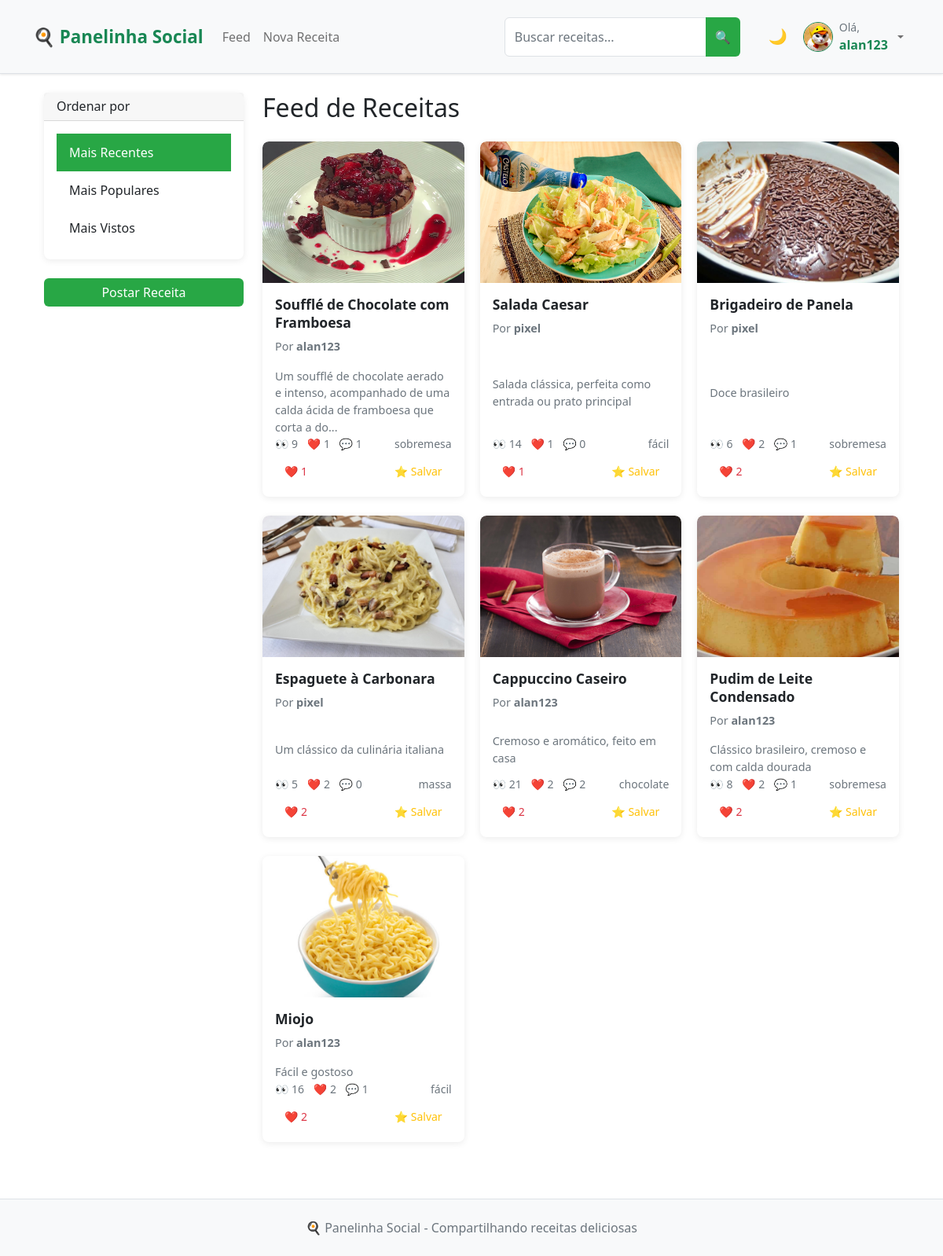
Before: /feed (signed in) with the older database file.
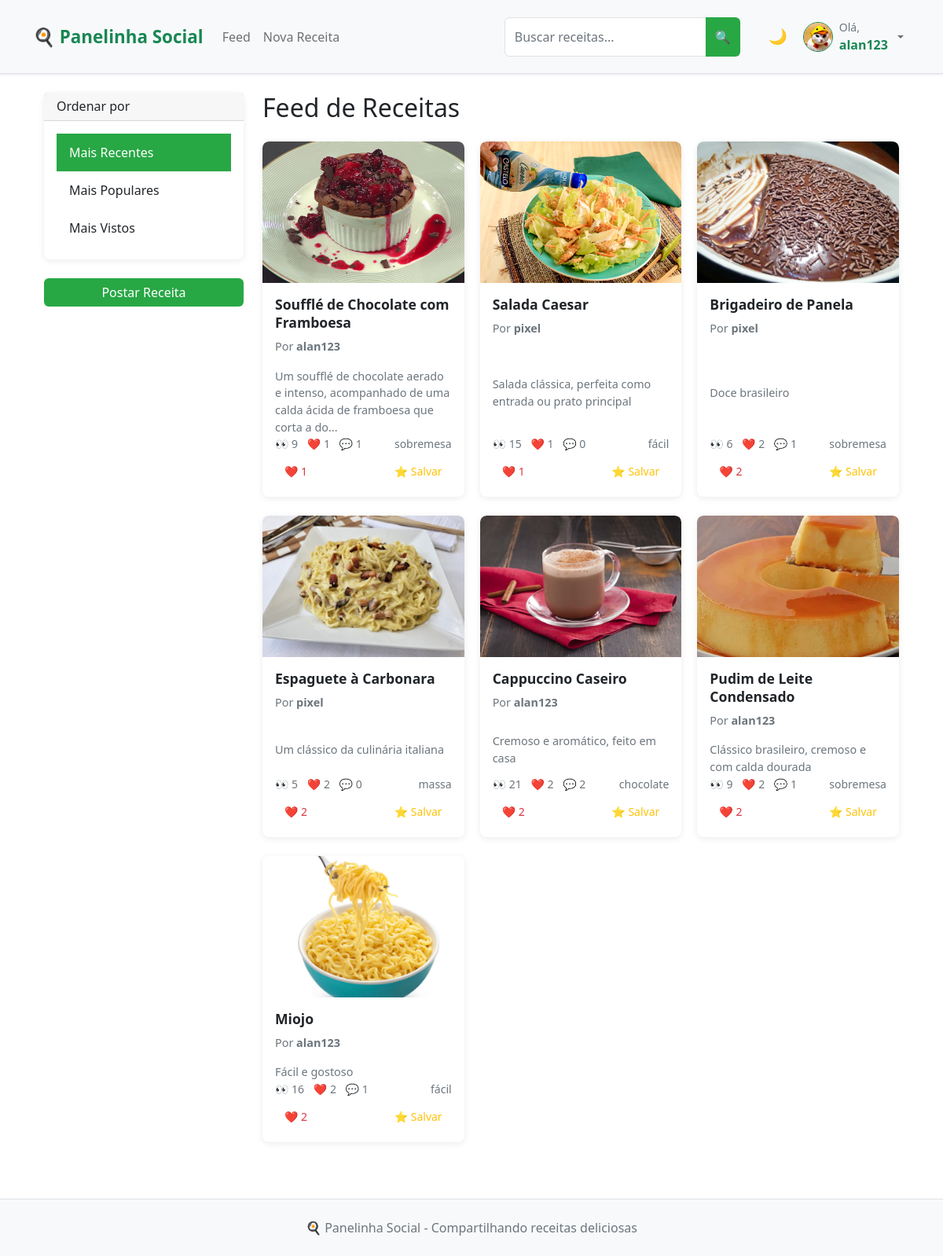
After: the same page with the newer database file.
### app.py (models this page shows, shortened)
class Recipe(db.Model):
    __tablename__ = 'recipe'
    id = db.Column(db.Integer, primary_key=True)
    title = db.Column(db.String(100), nullable=False, index=True)
    description = db.Column(db.Text)
    ingredients = db.Column(db.Text)
    steps = db.Column(db.Text)
    image = db.Column(db.String(200))
    categories = db.Column(db.String(200))
    difficulty = db.Column(db.String(20), nullable=False, default='Fácil', index=True)  # NOVO CAMPO
    is_draft = db.Column(db.Boolean, default=False, index=True)
    created_at = db.Column(db.DateTime, default=datetime.utcnow, index=True)
    updated_at = db.Column(db.DateTime, default=datetime.utcnow, onupdate=datetime.utcnow)
    views = db.Column(db.Integer, default=0, index=True)
    user_id = db.Column(db.Integer, db.ForeignKey('user.id'), nullable=False, index=True)
    likes = db.relationship('Like', backref='recipe', lazy='select')
    comments = db.relationship('Comment', backref='recipe', lazy='select')
    saved_by = db.relationship('SavedRecipe', backref='recipe', lazy='select')
    def like_count(self):
        if hasattr(self, '_like_count'):
            return self._like_count
        return len(self.likes)
    def comment_count(self):
        if hasattr(self, '_comment_count'):
            return self._comment_count
        return len(self.comments)

class User(UserMixin, db.Model):
    __tablename__ = 'user'
    id = db.Column(db.Integer, primary_key=True)
    username = db.Column(db.String(64), unique=True, nullable=False, index=True)
    email = db.Column(db.String(120), unique=True, nullable=False, index=True)
    password_hash = db.Column(db.String(128))
    bio = db.Column(db.Text)
    profile_picture = db.Column(db.String(200))
    created_at = db.Column(db.DateTime, default=datetime.utcnow)
    recipes = db.relationship('Recipe', backref='author', lazy='select')
    likes = db.relationship('Like', backref='user', lazy='select')
    comments = db.relationship('Comment', backref='user', lazy='select')
    saved_recipes = db.relationship('SavedRecipe', backref='user', lazy='select')

### app.py (the view)
@app.route('/feed')
@login_required
def feed():
    sort_by = request.args.get('sort', 'recent')
    recipes_query = Recipe.query.filter_by(is_draft=False)
    if sort_by == 'popular':
        recipes_query = recipes_query.outerjoin(Like).group_by(Recipe.id).order_by(func.count(Like.id).desc())
    elif sort_by == 'views':
        recipes_query = recipes_query.order_by(Recipe.views.desc())
    else:
        recipes_query = recipes_query.order_by(Recipe.created_at.desc())
    recipes = get_recipes_with_counts(recipes_query)
    return render_template('feed.html', title='Feed', recipes=recipes, sort_by=sort_by)

### app.py (called while the page is built)
@login_manager.user_loader
def load_user(id):
    return User.query.get(int(id))

### templates/feed.html (shortened to what the changed rows need)
{% extends "base.html" %}
{% block content %}
<div class="container-fluid">
    <div class="row">
        <div class="col-md-9">
            <h2 class="mb-4">Feed de Receitas</h2>
            {% if recipes %}
                <div class="row">
                    {% for recipe in recipes %}
                        <div class="col-xl-4 col-lg-6 col-md-6 mb-4">
                            <div class="card h-100 recipe-card">
                                <a href="{{ url_for('recipe_detail', recipe_id=recipe.id) }}" class="text-decoration-none">
                                    {% if recipe.image %}
                                        <img src="{{ url_for('static', filename='uploads/' + recipe.image) }}"
                                             class="card-img-top" alt="{{ recipe.title }}">
                                    {% else %}
                                        <div class="card-img-top bg-light d-flex align-items-center justify-content-center"
                                             style="height: 200px;">
                                            <span class="text-muted">Sem imagem</span>
                                        </div>
                                    {% endif %}
                                </a>
                                <div class="card-body d-flex flex-column">
                                    <a href="{{ url_for('recipe_detail', recipe_id=recipe.id) }}" class="text-decoration-none text-dark">
                                        <h5 class="card-title">{{ recipe.title }}</h5>
                                    </a>
                                    <p class="card-text text-muted small">
                                        Por <strong>{{ recipe.author.username }}</strong>
                                    </p>
                                    <a href="{{ url_for('recipe_detail', recipe_id=recipe.id) }}" class="text-decoration-none text-dark flex-grow-1">
                                        <p class="card-text">{{ recipe.description[:100] }}{% if recipe.description|length > 100 %}...{% endif %}</p>
                                    </a>
                                    <div class="mt-auto">
                                        <div class="d-flex justify-content-between align-items-center mb-2">
                                            <div class="text-muted small">
                                                <span class="me-2">👀 {{ recipe.views }}</span>
                                                <span class="me-2">❤️ {{ recipe.like_count() }}</span>
                                                <span>💬 {{ recipe.comment_count() }}</span>
                                            </div>
                                            {% if recipe.categories %}
                                                <small class="text-muted">
                                                    {{ recipe.categories.split(',')[0] }}
                                                </small>
                                            {% endif %}
                                        </div>
                                        <div class="d-flex justify-content-between">
                                            <button class="btn btn-sm btn-outline-danger like-btn"
                                                    data-recipe-id="{{ recipe.id }}">
                                                ❤️ <span class="like-count">{{ recipe.like_count() }}</span>
                                            </button>
                                            <button class="btn btn-sm btn-outline-warning save-btn"
                                                    data-recipe-id="{{ recipe.id }}">
                                                ⭐ Salvar
                                            </button>
                                        </div>
                                    </div>
                                </div>
                            </div>
                        </div>
                    {% endfor %}
                </div>
            {% endif %}
        </div>
    </div>
</div>
{% endblock %}

Changed rows visible on the page:
changed Recipe "Salada Caesar": views "14" → "15"
changed Recipe "Pudim de Leite Condensado": views "8" → "9"
